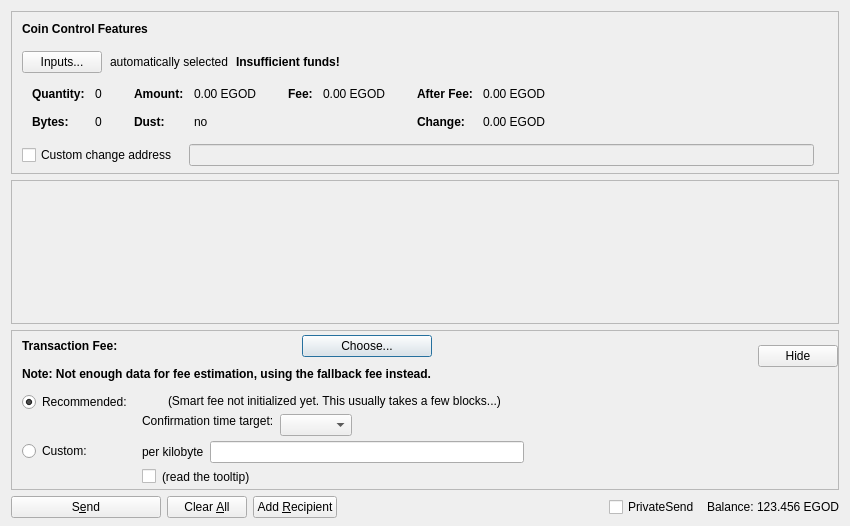
<?xml version="1.0" encoding="UTF-8"?>
<ui version="4.0">
 <class>SendCoinsDialog</class>
 <widget class="QDialog" name="SendCoinsDialog">
  <property name="geometry">
   <rect>
    <x>0</x>
    <y>0</y>
    <width>850</width>
    <height>526</height>
   </rect>
  </property>
  <property name="windowTitle">
   <string>Send Coins</string>
  </property>
  <layout class="QVBoxLayout" name="verticalLayout" stretch="0,1,0,0">
   <property name="bottomMargin">
    <number>8</number>
   </property>
   <item>
    <widget class="QFrame" name="frameCoinControl">
     <property name="sizePolicy">
      <sizepolicy hsizetype="Expanding" vsizetype="Expanding">
       <horstretch>0</horstretch>
       <verstretch>0</verstretch>
      </sizepolicy>
     </property>
     <property name="maximumSize">
      <size>
       <width>16777215</width>
       <height>16777215</height>
      </size>
     </property>
     <property name="frameShape">
      <enum>QFrame::StyledPanel</enum>
     </property>
     <property name="frameShadow">
      <enum>QFrame::Sunken</enum>
     </property>
     <layout class="QVBoxLayout" name="verticalLayoutCoinControl2">
      <property name="spacing">
       <number>0</number>
      </property>
      <property name="leftMargin">
       <number>0</number>
      </property>
      <property name="topMargin">
       <number>0</number>
      </property>
      <property name="rightMargin">
       <number>0</number>
      </property>
      <property name="bottomMargin">
       <number>6</number>
      </property>
      <item>
       <layout class="QVBoxLayout" name="verticalLayoutCoinControl" stretch="0,0,0,0,1">
        <property name="spacing">
         <number>0</number>
        </property>
        <property name="leftMargin">
         <number>10</number>
        </property>
        <property name="topMargin">
         <number>10</number>
        </property>
        <item>
         <layout class="QHBoxLayout" name="horizontalLayoutCoinControl1">
          <property name="bottomMargin">
           <number>15</number>
          </property>
          <item>
           <widget class="QLabel" name="labelCoinControlFeatures">
            <property name="sizePolicy">
             <sizepolicy hsizetype="Preferred" vsizetype="Maximum">
              <horstretch>0</horstretch>
              <verstretch>0</verstretch>
             </sizepolicy>
            </property>
            <property name="font">
             <font>
              <weight>75</weight>
              <bold>true</bold>
             </font>
            </property>
            <property name="styleSheet">
             <string notr="true">font-weight:bold;</string>
            </property>
            <property name="text">
             <string>Coin Control Features</string>
            </property>
           </widget>
          </item>
         </layout>
        </item>
        <item>
         <layout class="QHBoxLayout" name="horizontalLayoutCoinControl2" stretch="0,0,0,0">
          <property name="spacing">
           <number>8</number>
          </property>
          <property name="bottomMargin">
           <number>10</number>
          </property>
          <item>
           <widget class="QPushButton" name="pushButtonCoinControl">
            <property name="styleSheet">
             <string notr="true"/>
            </property>
            <property name="text">
             <string>Inputs...</string>
            </property>
            <property name="autoDefault">
             <bool>false</bool>
            </property>
           </widget>
          </item>
          <item>
           <widget class="QLabel" name="labelCoinControlAutomaticallySelected">
            <property name="text">
             <string>automatically selected</string>
            </property>
            <property name="margin">
             <number>5</number>
            </property>
           </widget>
          </item>
          <item>
           <widget class="QLabel" name="labelCoinControlInsuffFunds">
            <property name="font">
             <font>
              <weight>75</weight>
              <bold>true</bold>
             </font>
            </property>
            <property name="styleSheet">
             <string notr="true">font-weight:bold;</string>
            </property>
            <property name="text">
             <string>Insufficient funds!</string>
            </property>
            <property name="margin">
             <number>5</number>
            </property>
           </widget>
          </item>
          <item>
           <spacer name="horizontalSpacerCoinControl">
            <property name="orientation">
             <enum>Qt::Horizontal</enum>
            </property>
            <property name="sizeHint" stdset="0">
             <size>
              <width>40</width>
              <height>1</height>
             </size>
            </property>
           </spacer>
          </item>
         </layout>
        </item>
        <item>
         <widget class="QWidget" name="widgetCoinControl" native="true">
          <property name="sizePolicy">
           <sizepolicy hsizetype="Preferred" vsizetype="Preferred">
            <horstretch>0</horstretch>
            <verstretch>0</verstretch>
           </sizepolicy>
          </property>
          <property name="minimumSize">
           <size>
            <width>0</width>
            <height>0</height>
           </size>
          </property>
          <property name="styleSheet">
           <string notr="true"/>
          </property>
          <layout class="QHBoxLayout" name="horizontalLayoutCoinControl5">
           <property name="leftMargin">
            <number>0</number>
           </property>
           <property name="topMargin">
            <number>0</number>
           </property>
           <property name="rightMargin">
            <number>0</number>
           </property>
           <property name="bottomMargin">
            <number>0</number>
           </property>
           <item>
            <layout class="QHBoxLayout" name="horizontalLayoutCoinControl3" stretch="0,0,0,1">
             <property name="spacing">
              <number>20</number>
             </property>
             <property name="topMargin">
              <number>0</number>
             </property>
             <property name="bottomMargin">
              <number>10</number>
             </property>
             <item>
              <layout class="QFormLayout" name="formLayoutCoinControl1">
               <property name="horizontalSpacing">
                <number>10</number>
               </property>
               <property name="verticalSpacing">
                <number>14</number>
               </property>
               <property name="leftMargin">
                <number>10</number>
               </property>
               <property name="topMargin">
                <number>4</number>
               </property>
               <property name="rightMargin">
                <number>6</number>
               </property>
               <item row="0" column="0">
                <widget class="QLabel" name="labelCoinControlQuantityText">
                 <property name="font">
                  <font>
                   <weight>75</weight>
                   <bold>true</bold>
                  </font>
                 </property>
                 <property name="text">
                  <string>Quantity:</string>
                 </property>
                 <property name="margin">
                  <number>0</number>
                 </property>
                </widget>
               </item>
               <item row="0" column="1">
                <widget class="QLabel" name="labelCoinControlQuantity">
                 <property name="cursor">
                  <cursorShape>IBeamCursor</cursorShape>
                 </property>
                 <property name="contextMenuPolicy">
                  <enum>Qt::ActionsContextMenu</enum>
                 </property>
                 <property name="text">
                  <string notr="true">0</string>
                 </property>
                 <property name="margin">
                  <number>0</number>
                 </property>
                 <property name="textInteractionFlags">
                  <set>Qt::LinksAccessibleByMouse|Qt::TextSelectableByKeyboard|Qt::TextSelectableByMouse</set>
                 </property>
                </widget>
               </item>
               <item row="1" column="0">
                <widget class="QLabel" name="labelCoinControlBytesText">
                 <property name="font">
                  <font>
                   <weight>75</weight>
                   <bold>true</bold>
                  </font>
                 </property>
                 <property name="text">
                  <string>Bytes:</string>
                 </property>
                </widget>
               </item>
               <item row="1" column="1">
                <widget class="QLabel" name="labelCoinControlBytes">
                 <property name="cursor">
                  <cursorShape>IBeamCursor</cursorShape>
                 </property>
                 <property name="contextMenuPolicy">
                  <enum>Qt::ActionsContextMenu</enum>
                 </property>
                 <property name="text">
                  <string notr="true">0</string>
                 </property>
                 <property name="textInteractionFlags">
                  <set>Qt::LinksAccessibleByMouse|Qt::TextSelectableByKeyboard|Qt::TextSelectableByMouse</set>
                 </property>
                </widget>
               </item>
              </layout>
             </item>
             <item>
              <layout class="QFormLayout" name="formLayoutCoinControl2">
               <property name="horizontalSpacing">
                <number>10</number>
               </property>
               <property name="verticalSpacing">
                <number>14</number>
               </property>
               <property name="leftMargin">
                <number>6</number>
               </property>
               <property name="topMargin">
                <number>4</number>
               </property>
               <property name="rightMargin">
                <number>6</number>
               </property>
               <item row="0" column="0">
                <widget class="QLabel" name="labelCoinControlAmountText">
                 <property name="font">
                  <font>
                   <weight>75</weight>
                   <bold>true</bold>
                  </font>
                 </property>
                 <property name="text">
                  <string>Amount:</string>
                 </property>
                 <property name="margin">
                  <number>0</number>
                 </property>
                </widget>
               </item>
               <item row="0" column="1">
                <widget class="QLabel" name="labelCoinControlAmount">
                 <property name="cursor">
                  <cursorShape>IBeamCursor</cursorShape>
                 </property>
                 <property name="contextMenuPolicy">
                  <enum>Qt::ActionsContextMenu</enum>
                 </property>
                 <property name="text">
                  <string notr="true">0.00 EGOD</string>
                 </property>
                 <property name="textInteractionFlags">
                  <set>Qt::LinksAccessibleByMouse|Qt::TextSelectableByKeyboard|Qt::TextSelectableByMouse</set>
                 </property>
                </widget>
               </item>
               <item row="1" column="0">
                <widget class="QLabel" name="labelCoinControlLowOutputText">
                 <property name="font">
                  <font>
                   <weight>75</weight>
                   <bold>true</bold>
                  </font>
                 </property>
                 <property name="text">
                  <string>Dust:</string>
                 </property>
                </widget>
               </item>
               <item row="1" column="1">
                <widget class="QLabel" name="labelCoinControlLowOutput">
                 <property name="cursor">
                  <cursorShape>IBeamCursor</cursorShape>
                 </property>
                 <property name="contextMenuPolicy">
                  <enum>Qt::ActionsContextMenu</enum>
                 </property>
                 <property name="text">
                  <string notr="true">no</string>
                 </property>
                 <property name="textInteractionFlags">
                  <set>Qt::LinksAccessibleByMouse|Qt::TextSelectableByKeyboard|Qt::TextSelectableByMouse</set>
                 </property>
                </widget>
               </item>
              </layout>
             </item>
             <item>
              <layout class="QFormLayout" name="formLayoutCoinControl3">
               <property name="horizontalSpacing">
                <number>10</number>
               </property>
               <property name="verticalSpacing">
                <number>14</number>
               </property>
               <property name="leftMargin">
                <number>6</number>
               </property>
               <property name="topMargin">
                <number>4</number>
               </property>
               <property name="rightMargin">
                <number>6</number>
               </property>
               <item row="0" column="0">
                <widget class="QLabel" name="labelCoinControlFeeText">
                 <property name="font">
                  <font>
                   <weight>75</weight>
                   <bold>true</bold>
                  </font>
                 </property>
                 <property name="text">
                  <string>Fee:</string>
                 </property>
                 <property name="margin">
                  <number>0</number>
                 </property>
                </widget>
               </item>
               <item row="0" column="1">
                <widget class="QLabel" name="labelCoinControlFee">
                 <property name="cursor">
                  <cursorShape>IBeamCursor</cursorShape>
                 </property>
                 <property name="contextMenuPolicy">
                  <enum>Qt::ActionsContextMenu</enum>
                 </property>
                 <property name="text">
                  <string notr="true">0.00 EGOD</string>
                 </property>
                 <property name="textInteractionFlags">
                  <set>Qt::LinksAccessibleByMouse|Qt::TextSelectableByKeyboard|Qt::TextSelectableByMouse</set>
                 </property>
                </widget>
               </item>
              </layout>
             </item>
             <item>
              <layout class="QFormLayout" name="formLayoutCoinControl4">
               <property name="horizontalSpacing">
                <number>10</number>
               </property>
               <property name="verticalSpacing">
                <number>14</number>
               </property>
               <property name="leftMargin">
                <number>6</number>
               </property>
               <property name="topMargin">
                <number>4</number>
               </property>
               <property name="rightMargin">
                <number>6</number>
               </property>
               <item row="0" column="0">
                <widget class="QLabel" name="labelCoinControlAfterFeeText">
                 <property name="font">
                  <font>
                   <weight>75</weight>
                   <bold>true</bold>
                  </font>
                 </property>
                 <property name="text">
                  <string>After Fee:</string>
                 </property>
                 <property name="margin">
                  <number>0</number>
                 </property>
                </widget>
               </item>
               <item row="0" column="1">
                <widget class="QLabel" name="labelCoinControlAfterFee">
                 <property name="cursor">
                  <cursorShape>IBeamCursor</cursorShape>
                 </property>
                 <property name="contextMenuPolicy">
                  <enum>Qt::ActionsContextMenu</enum>
                 </property>
                 <property name="text">
                  <string notr="true">0.00 EGOD</string>
                 </property>
                 <property name="textInteractionFlags">
                  <set>Qt::LinksAccessibleByMouse|Qt::TextSelectableByKeyboard|Qt::TextSelectableByMouse</set>
                 </property>
                </widget>
               </item>
               <item row="1" column="0">
                <widget class="QLabel" name="labelCoinControlChangeText">
                 <property name="font">
                  <font>
                   <weight>75</weight>
                   <bold>true</bold>
                  </font>
                 </property>
                 <property name="text">
                  <string>Change:</string>
                 </property>
                </widget>
               </item>
               <item row="1" column="1">
                <widget class="QLabel" name="labelCoinControlChange">
                 <property name="cursor">
                  <cursorShape>IBeamCursor</cursorShape>
                 </property>
                 <property name="contextMenuPolicy">
                  <enum>Qt::ActionsContextMenu</enum>
                 </property>
                 <property name="text">
                  <string notr="true">0.00 EGOD</string>
                 </property>
                 <property name="textInteractionFlags">
                  <set>Qt::LinksAccessibleByMouse|Qt::TextSelectableByKeyboard|Qt::TextSelectableByMouse</set>
                 </property>
                </widget>
               </item>
              </layout>
             </item>
            </layout>
           </item>
          </layout>
         </widget>
        </item>
        <item>
         <layout class="QHBoxLayout" name="horizontalLayoutCoinControl4" stretch="0,0,0">
          <property name="spacing">
           <number>12</number>
          </property>
          <property name="sizeConstraint">
           <enum>QLayout::SetDefaultConstraint</enum>
          </property>
          <property name="topMargin">
           <number>5</number>
          </property>
          <property name="rightMargin">
           <number>5</number>
          </property>
          <item>
           <widget class="QCheckBox" name="checkBoxCoinControlChange">
            <property name="toolTip">
             <string>If this is activated, but the change address is empty or invalid, change will be sent to a newly generated address.</string>
            </property>
            <property name="text">
             <string>Custom change address</string>
            </property>
           </widget>
          </item>
          <item>
           <widget class="QValidatedLineEdit" name="lineEditCoinControlChange">
            <property name="enabled">
             <bool>false</bool>
            </property>
            <property name="sizePolicy">
             <sizepolicy hsizetype="Expanding" vsizetype="Fixed">
              <horstretch>0</horstretch>
              <verstretch>0</verstretch>
             </sizepolicy>
            </property>
           </widget>
          </item>
          <item>
           <widget class="QLabel" name="labelCoinControlChangeLabel">
            <property name="sizePolicy">
             <sizepolicy hsizetype="Preferred" vsizetype="Expanding">
              <horstretch>0</horstretch>
              <verstretch>0</verstretch>
             </sizepolicy>
            </property>
            <property name="minimumSize">
             <size>
              <width>0</width>
              <height>0</height>
             </size>
            </property>
            <property name="text">
             <string/>
            </property>
            <property name="margin">
             <number>3</number>
            </property>
           </widget>
          </item>
         </layout>
        </item>
        <item>
         <spacer name="verticalSpacerCoinControl">
          <property name="orientation">
           <enum>Qt::Vertical</enum>
          </property>
          <property name="sizeHint" stdset="0">
           <size>
            <width>800</width>
            <height>1</height>
           </size>
          </property>
         </spacer>
        </item>
       </layout>
      </item>
     </layout>
    </widget>
   </item>
   <item>
    <widget class="QScrollArea" name="scrollArea">
     <property name="widgetResizable">
      <bool>true</bool>
     </property>
     <widget class="QWidget" name="scrollAreaWidgetContents">
      <property name="geometry">
       <rect>
        <x>0</x>
        <y>0</y>
        <width>830</width>
        <height>68</height>
       </rect>
      </property>
      <layout class="QVBoxLayout" name="verticalLayout_2" stretch="0,1">
       <property name="leftMargin">
        <number>0</number>
       </property>
       <property name="topMargin">
        <number>0</number>
       </property>
       <property name="rightMargin">
        <number>0</number>
       </property>
       <property name="bottomMargin">
        <number>0</number>
       </property>
       <item>
        <layout class="QVBoxLayout" name="entries">
         <property name="spacing">
          <number>6</number>
         </property>
        </layout>
       </item>
       <item>
        <spacer name="verticalSpacer">
         <property name="orientation">
          <enum>Qt::Vertical</enum>
         </property>
         <property name="sizeHint" stdset="0">
          <size>
           <width>20</width>
           <height>40</height>
          </size>
         </property>
        </spacer>
       </item>
      </layout>
     </widget>
    </widget>
   </item>
   <item>
    <widget class="QFrame" name="frameFee">
     <property name="sizePolicy">
      <sizepolicy hsizetype="Expanding" vsizetype="Expanding">
       <horstretch>0</horstretch>
       <verstretch>0</verstretch>
      </sizepolicy>
     </property>
     <property name="maximumSize">
      <size>
       <width>16777215</width>
       <height>16777215</height>
      </size>
     </property>
     <property name="frameShape">
      <enum>QFrame::StyledPanel</enum>
     </property>
     <property name="frameShadow">
      <enum>QFrame::Sunken</enum>
     </property>
     <layout class="QVBoxLayout" name="verticalLayoutFee1">
      <property name="spacing">
       <number>0</number>
      </property>
      <property name="leftMargin">
       <number>0</number>
      </property>
      <property name="topMargin">
       <number>0</number>
      </property>
      <property name="rightMargin">
       <number>0</number>
      </property>
      <property name="bottomMargin">
       <number>0</number>
      </property>
      <item>
       <layout class="QVBoxLayout" name="verticalLayoutFee2" stretch="0,0,0">
        <property name="spacing">
         <number>0</number>
        </property>
        <property name="leftMargin">
         <number>10</number>
        </property>
        <property name="topMargin">
         <number>0</number>
        </property>
        <item>
         <layout class="QHBoxLayout" name="horizontalLayoutFee1">
          <property name="bottomMargin">
           <number>0</number>
          </property>
          <item>
           <layout class="QVBoxLayout" name="verticalLayoutFee7">
            <property name="spacing">
             <number>0</number>
            </property>
            <item>
             <spacer name="verticalSpacerSmartFee">
              <property name="orientation">
               <enum>Qt::Vertical</enum>
              </property>
              <property name="sizeType">
               <enum>QSizePolicy::Fixed</enum>
              </property>
              <property name="sizeHint" stdset="0">
               <size>
                <width>1</width>
                <height>4</height>
               </size>
              </property>
             </spacer>
            </item>
            <item>
             <layout class="QHBoxLayout" name="horizontalLayoutSmartFee">
              <property name="spacing">
               <number>10</number>
              </property>
              <item>
               <widget class="QLabel" name="labelFeeHeadline">
                <property name="sizePolicy">
                 <sizepolicy hsizetype="Preferred" vsizetype="Maximum">
                  <horstretch>0</horstretch>
                  <verstretch>0</verstretch>
                 </sizepolicy>
                </property>
                <property name="font">
                 <font>
                  <weight>75</weight>
                  <bold>true</bold>
                 </font>
                </property>
                <property name="styleSheet">
                 <string notr="true">font-weight:bold;</string>
                </property>
                <property name="text">
                 <string>Transaction Fee:</string>
                </property>
               </widget>
              </item>
              <item>
               <widget class="QLabel" name="labelFeeMinimized">
                <property name="text">
                 <string/>
                </property>
               </widget>
              </item>
              <item>
               <widget class="QPushButton" name="buttonChooseFee">
                <property name="text">
                 <string>Choose...</string>
                </property>
               </widget>
              </item>
             </layout>
            </item>
            <item>
             <spacer name="verticalSpacer_7">
              <property name="orientation">
               <enum>Qt::Vertical</enum>
              </property>
              <property name="sizeHint" stdset="0">
               <size>
                <width>1</width>
                <height>10</height>
               </size>
              </property>
             </spacer>
            </item>
            <item>
             <widget class="QLabel" name="fallbackFeeWarningLabel">
              <property name="font">
               <font>
                <weight>75</weight>
                <bold>true</bold>
               </font>
              </property>
              <property name="toolTip">
               <string>Using the fallbackfee can result in sending a transaction that will take several hours or days (or never) to confirm. Consider choosing your fee manually or wait until you have validated the complete chain.</string>
              </property>
              <property name="text">
               <string>Note: Not enough data for fee estimation, using the fallback fee instead.</string>
              </property>
              <property name="wordWrap">
               <bool>false</bool>
              </property>
             </widget>
            </item>
            <item>
             <spacer name="verticalSpacer_5">
              <property name="orientation">
               <enum>Qt::Vertical</enum>
              </property>
              <property name="sizeHint" stdset="0">
               <size>
                <width>1</width>
                <height>1</height>
               </size>
              </property>
             </spacer>
            </item>
           </layout>
          </item>
          <item>
           <spacer name="horizontalSpacer_4">
            <property name="orientation">
             <enum>Qt::Horizontal</enum>
            </property>
            <property name="sizeHint" stdset="0">
             <size>
              <width>1</width>
              <height>1</height>
             </size>
            </property>
           </spacer>
          </item>
          <item>
           <widget class="QPushButton" name="buttonMinimizeFee">
            <property name="toolTip">
             <string>collapse fee-settings</string>
            </property>
            <property name="text">
             <string>Hide</string>
            </property>
           </widget>
          </item>
         </layout>
        </item>
        <item>
         <widget class="QFrame" name="frameFeeSelection">
          <layout class="QVBoxLayout" name="verticalLayoutFee12">
           <property name="spacing">
            <number>0</number>
           </property>
           <property name="leftMargin">
            <number>0</number>
           </property>
           <property name="topMargin">
            <number>0</number>
           </property>
           <property name="rightMargin">
            <number>0</number>
           </property>
           <property name="bottomMargin">
            <number>0</number>
           </property>
           <item>
            <layout class="QGridLayout" name="gridLayoutFee">
             <property name="topMargin">
              <number>10</number>
             </property>
             <property name="bottomMargin">
              <number>4</number>
             </property>
             <property name="horizontalSpacing">
              <number>10</number>
             </property>
             <property name="verticalSpacing">
              <number>4</number>
             </property>
             <item row="1" column="1">
              <layout class="QVBoxLayout" name="verticalLayoutFee8">
               <property name="spacing">
                <number>6</number>
               </property>
               <item>
                <layout class="QHBoxLayout" name="horizontalLayoutFee13">
                 <item>
                  <widget class="QLabel" name="labelCustomPerKilobyte">
                   <property name="toolTip">
                    <string>If the custom fee is set to 1000 duffs and the transaction is only 250 bytes, then &quot;per kilobyte&quot; only pays 250 duffs in fee,&lt;br /&gt;while &quot;at least&quot; pays 1000 duffs. For transactions bigger than a kilobyte both pay by kilobyte.</string>
                   </property>
                   <property name="text">
                    <string>per kilobyte</string>
                   </property>
                  </widget>
                 </item>
                 <item>
                  <widget class="BitcoinAmountField" name="customFee"/>
                 </item>
                 <item>
                  <spacer name="horizontalSpacer_6">
                   <property name="orientation">
                    <enum>Qt::Horizontal</enum>
                   </property>
                   <property name="sizeHint" stdset="0">
                    <size>
                     <width>1</width>
                     <height>1</height>
                    </size>
                   </property>
                  </spacer>
                 </item>
                </layout>
               </item>
               <item>
                <layout class="QHBoxLayout" name="horizontalLayoutFee8">
                 <item>
                  <widget class="QCheckBox" name="checkBoxMinimumFee">
                   <property name="toolTip">
                    <string>Paying only the minimum fee is just fine as long as there is less transaction volume than space in the blocks.&lt;br /&gt;But be aware that this can end up in a never confirming transaction once there is more demand for egodcoin transactions than the network can process.</string>
                   </property>
                   <property name="text">
                    <string/>
                   </property>
                  </widget>
                 </item>
                 <item>
                  <widget class="QLabel" name="labelMinFeeWarning">
                   <property name="enabled">
                    <bool>true</bool>
                   </property>
                   <property name="toolTip">
                    <string>Paying only the minimum fee is just fine as long as there is less transaction volume than space in the blocks.&lt;br /&gt;But be aware that this can end up in a never confirming transaction once there is more demand for egodcoin transactions than the network can process.</string>
                   </property>
                   <property name="text">
                    <string>(read the tooltip)</string>
                   </property>
                   <property name="margin">
                    <number>5</number>
                   </property>
                  </widget>
                 </item>
                 <item>
                  <spacer name="horizontalSpacer_2">
                   <property name="orientation">
                    <enum>Qt::Horizontal</enum>
                   </property>
                   <property name="sizeHint" stdset="0">
                    <size>
                     <width>1</width>
                     <height>1</height>
                    </size>
                   </property>
                  </spacer>
                 </item>
                </layout>
               </item>
              </layout>
             </item>
             <item row="0" column="0">
              <layout class="QVBoxLayout" name="verticalLayoutFee4" stretch="0,1">
               <item>
                <widget class="QRadioButton" name="radioSmartFee">
                 <property name="text">
                  <string>Recommended:</string>
                 </property>
                 <property name="checked">
                  <bool>true</bool>
                 </property>
                 <attribute name="buttonGroup">
                  <string notr="true">groupFee</string>
                 </attribute>
                </widget>
               </item>
               <item>
                <spacer name="verticalSpacer_2">
                 <property name="orientation">
                  <enum>Qt::Vertical</enum>
                 </property>
                 <property name="sizeHint" stdset="0">
                  <size>
                   <width>1</width>
                   <height>1</height>
                  </size>
                 </property>
                </spacer>
               </item>
              </layout>
             </item>
             <item row="1" column="0">
              <layout class="QVBoxLayout" name="verticalLayoutFee9" stretch="0,1">
               <item>
                <widget class="QRadioButton" name="radioCustomFee">
                 <property name="text">
                  <string>Custom:</string>
                 </property>
                 <attribute name="buttonGroup">
                  <string notr="true">groupFee</string>
                 </attribute>
                </widget>
               </item>
               <item>
                <spacer name="verticalSpacer_6">
                 <property name="orientation">
                  <enum>Qt::Vertical</enum>
                 </property>
                 <property name="sizeHint" stdset="0">
                  <size>
                   <width>1</width>
                   <height>1</height>
                  </size>
                 </property>
                </spacer>
               </item>
              </layout>
             </item>
             <item row="0" column="1">
              <layout class="QVBoxLayout" name="verticalLayoutFee3" stretch="0,0,1">
               <property name="spacing">
                <number>6</number>
               </property>
               <property name="topMargin">
                <number>2</number>
               </property>
               <item>
                <layout class="QHBoxLayout" name="horizontalLayoutFee12">
                 <item>
                  <widget class="QLabel" name="labelSmartFee">
                   <property name="text">
                    <string/>
                   </property>
                   <property name="margin">
                    <number>2</number>
                   </property>
                  </widget>
                 </item>
                 <item>
                  <widget class="QLabel" name="labelFeeEstimation">
                   <property name="text">
                    <string/>
                   </property>
                  </widget>
                 </item>
                 <item>
                  <widget class="QLabel" name="labelSmartFee2">
                   <property name="text">
                    <string>(Smart fee not initialized yet. This usually takes a few blocks...)</string>
                   </property>
                   <property name="margin">
                    <number>2</number>
                   </property>
                  </widget>
                 </item>
                 <item>
                  <spacer name="horizontalSpacer_5">
                   <property name="orientation">
                    <enum>Qt::Horizontal</enum>
                   </property>
                   <property name="sizeHint" stdset="0">
                    <size>
                     <width>1</width>
                     <height>1</height>
                    </size>
                   </property>
                  </spacer>
                 </item>
                </layout>
               </item>
               <item>
                <layout class="QHBoxLayout" name="horizontalLayoutFee9">
                 <item>
                  <layout class="QVBoxLayout" name="verticalLayoutFee6">
                   <item>
                    <widget class="QLabel" name="labelSmartFee3">
                     <property name="text">
                      <string>Confirmation time target:</string>
                     </property>
                     <property name="margin">
                      <number>2</number>
                     </property>
                    </widget>
                   </item>
                   <item>
                    <spacer name="verticalSpacer_3">
                     <property name="orientation">
                      <enum>Qt::Vertical</enum>
                     </property>
                     <property name="sizeHint" stdset="0">
                      <size>
                       <width>1</width>
                       <height>1</height>
                      </size>
                     </property>
                    </spacer>
                   </item>
                  </layout>
                 </item>
                 <item>
                  <layout class="QVBoxLayout" name="verticalLayoutFee5">
                   <property name="rightMargin">
                    <number>30</number>
                   </property>
                   <item>
                    <layout class="QHBoxLayout" name="horizontalLayoutConfTarget">
                     <property name="bottomMargin">
                      <number>0</number>
                     </property>
                     <item>
                      <widget class="QComboBox" name="confTargetSelector"/>
                     </item>
                     <item>
                      <spacer name="horizontalSpacerConfTarget">
                       <property name="orientation">
                        <enum>Qt::Horizontal</enum>
                       </property>
                       <property name="sizeHint" stdset="0">
                        <size>
                         <width>40</width>
                         <height>20</height>
                        </size>
                       </property>
                      </spacer>
                     </item>
                    </layout>
                   </item>
                  </layout>
                 </item>
                </layout>
               </item>
               <item>
                <spacer name="verticalSpacer_4">
                 <property name="orientation">
                  <enum>Qt::Vertical</enum>
                 </property>
                 <property name="sizeHint" stdset="0">
                  <size>
                   <width>1</width>
                   <height>1</height>
                  </size>
                 </property>
                </spacer>
               </item>
              </layout>
             </item>
            </layout>
           </item>
          </layout>
         </widget>
        </item>
        <item>
         <spacer name="verticalSpacerFee">
          <property name="orientation">
           <enum>Qt::Vertical</enum>
          </property>
          <property name="sizeHint" stdset="0">
           <size>
            <width>800</width>
            <height>1</height>
           </size>
          </property>
         </spacer>
        </item>
       </layout>
      </item>
     </layout>
    </widget>
   </item>
   <item>
    <layout class="QHBoxLayout" name="horizontalLayout">
     <item>
      <widget class="QPushButton" name="sendButton">
       <property name="minimumSize">
        <size>
         <width>150</width>
         <height>0</height>
        </size>
       </property>
       <property name="toolTip">
        <string>Confirm the send action</string>
       </property>
       <property name="text">
        <string>S&amp;end</string>
       </property>
       <property name="autoDefault">
        <bool>false</bool>
       </property>
       <property name="default">
        <bool>false</bool>
       </property>
      </widget>
     </item>
     <item>
      <widget class="QPushButton" name="clearButton">
       <property name="sizePolicy">
        <sizepolicy hsizetype="Minimum" vsizetype="Fixed">
         <horstretch>0</horstretch>
         <verstretch>0</verstretch>
        </sizepolicy>
       </property>
       <property name="toolTip">
        <string>Clear all fields of the form.</string>
       </property>
       <property name="text">
        <string>Clear &amp;All</string>
       </property>
       <property name="autoDefault">
        <bool>false</bool>
       </property>
      </widget>
     </item>
     <item>
      <widget class="QPushButton" name="addButton">
       <property name="toolTip">
        <string>Send to multiple recipients at once</string>
       </property>
       <property name="text">
        <string>Add &amp;Recipient</string>
       </property>
       <property name="autoDefault">
        <bool>false</bool>
       </property>
      </widget>
     </item>
     <item>
      <spacer name="horizontalSpacer">
       <property name="orientation">
        <enum>Qt::Horizontal</enum>
       </property>
       <property name="sizeHint" stdset="0">
        <size>
         <width>40</width>
         <height>20</height>
        </size>
       </property>
      </spacer>
     </item>
     <item>
      <layout class="QHBoxLayout" name="horizontalLayout_2">
       <property name="spacing">
        <number>3</number>
       </property>
       <item>
        <widget class="QCheckBox" name="checkUsePrivateSend">
         <property name="minimumSize">
          <size>
           <width>95</width>
           <height>0</height>
          </size>
         </property>
         <property name="text">
          <string>PrivateSend</string>
         </property>
         <property name="checked">
          <bool>false</bool>
         </property>
        </widget>
       </item>
       <item>
        <widget class="QLabel" name="label">
         <property name="text">
          <string>Balance:</string>
         </property>
        </widget>
       </item>
       <item>
        <widget class="QLabel" name="labelBalance">
         <property name="sizePolicy">
          <sizepolicy hsizetype="Preferred" vsizetype="Fixed">
           <horstretch>0</horstretch>
           <verstretch>0</verstretch>
          </sizepolicy>
         </property>
         <property name="cursor">
          <cursorShape>IBeamCursor</cursorShape>
         </property>
         <property name="text">
          <string notr="true">123.456 EGOD</string>
         </property>
         <property name="textInteractionFlags">
          <set>Qt::LinksAccessibleByMouse|Qt::TextSelectableByKeyboard|Qt::TextSelectableByMouse</set>
         </property>
        </widget>
       </item>
      </layout>
     </item>
    </layout>
   </item>
  </layout>
 </widget>
 <customwidgets>
  <customwidget>
   <class>QValidatedLineEdit</class>
   <extends>QLineEdit</extends>
   <header>qvalidatedlineedit.h</header>
  </customwidget>
  <customwidget>
   <class>BitcoinAmountField</class>
   <extends>QLineEdit</extends>
   <header>bitcoinamountfield.h</header>
   <container>1</container>
  </customwidget>
 </customwidgets>
 <resources>
  <include location="../egodcoin.qrc"/>
 </resources>
 <connections/>
 <buttongroups>
  <buttongroup name="groupFee"/>
 </buttongroups>
</ui>
